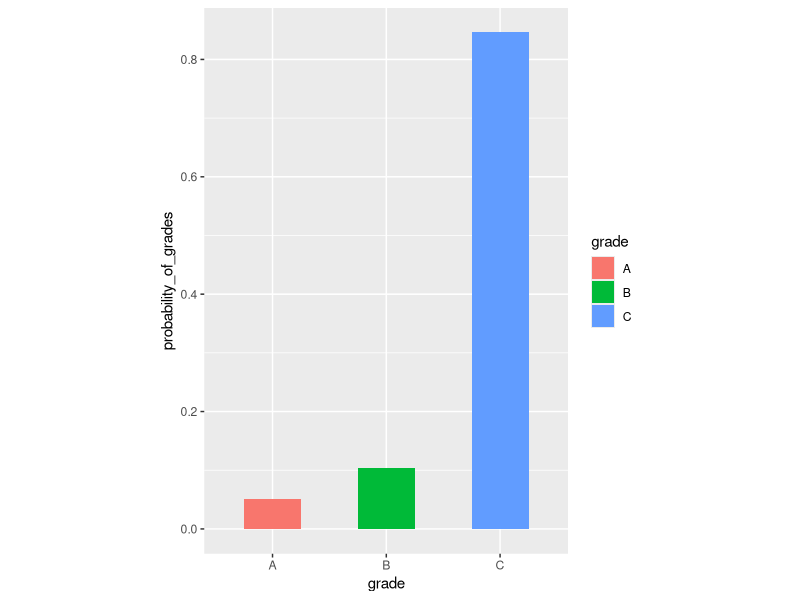

This figure's R source:
library(dplyr)
library(ggplot2)
library(tidyverse)
Product_grade <- data.frame(grade=c('A','B','C'), return_lag_pattern=c(0,0,0))
Description <- c("Good Quality Product","Defective Product","End-of-life Product")
Reason <- c("Exchange with an upgrade model","Exchange with a replacement product","Receive return incentives")
Product_grade <- Product_grade %>% mutate(Description_of_product = Description, Reason_of_return = Reason)
## Monte Carlo Simulation for Multinomial Distribution 
my_prob <- c(0.05,0.1,0.85)
B <- 1000
random_grade <- function(){
  grade <- sample(c('a','b','c'), size = 24, prob=my_prob, replace = TRUE)
  return(grade)
}
sims <- replicate(B, random_grade())
## Barchart
probability_of_grades <- as.data.frame(table(sims)/(ncol(sims)*nrow(sims)))
Product_grade <- Product_grade %>% 
  mutate(probability_of_grades = probability_of_grades$Freq)
boxplot_q <- Product_grade %>%
   ggplot(aes(x=grade, y=probability_of_grades, fill=grade)) + geom_bar(width=0.5, stat="identity") + theme(aspect.ratio = 1.5/1) +scale_y_continuous()
boxplot_q